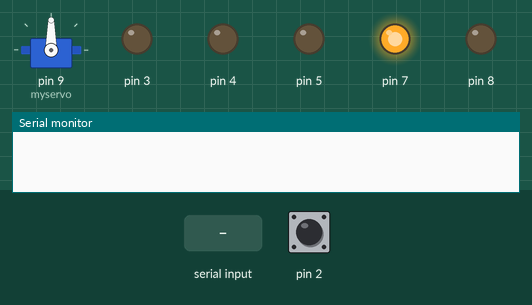
The sketch below on a simulated Arduino Uno, built with avr-gcc and run on an emulated ATmega328P. Shown: servo, output pins drawn as LEDs (lit = HIGH), the last lines printed to the serial monitor. The inputs (shaded band) are chosen by the test bench; at power-on: pin 2 HIGH.

Above: at 1.2 s.
1.3 s: "90,45\n" received over Serial
At 2.1 s:
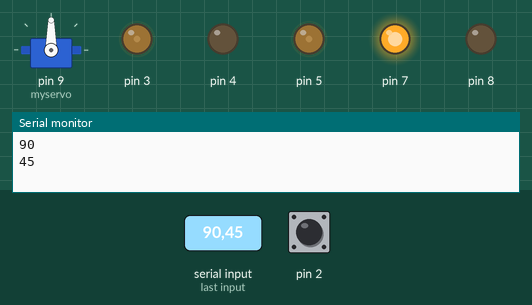
3.8 s: pin 2 pulled LOW for 0.15 s
6.0 s: "30,150\n" received over Serial
At 8.2 s:
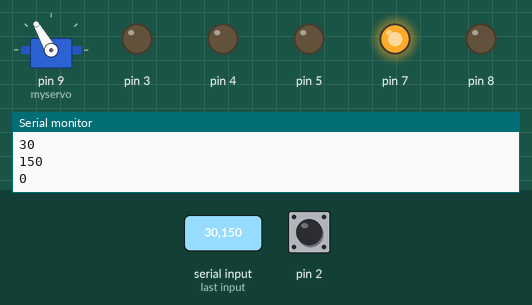
8.5 s: "200\n" received over Serial
At 9.3 s:
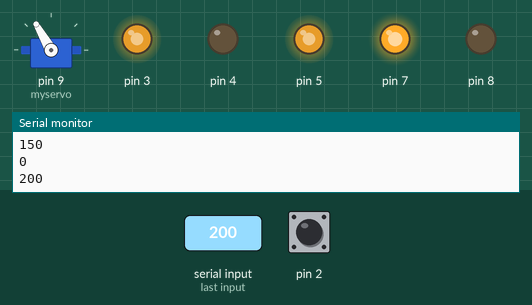
11.0 s: "90\n" received over Serial
At 11.8 s:
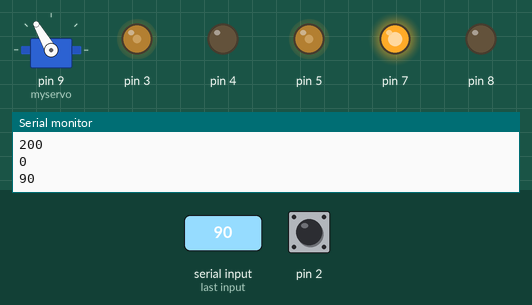
13.5 s: pin 2 pulled LOW for 1 s
At 13.65 s:
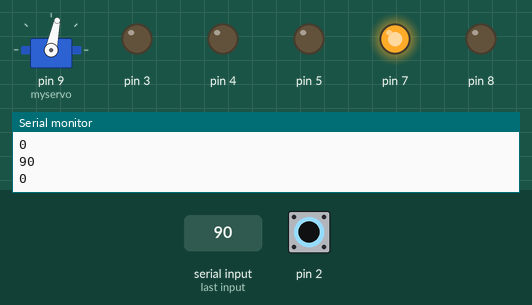
Timing chart, 0 to 16.5 s (numbered marks = the images above; inputs shaded):
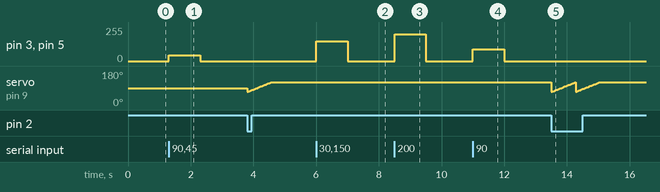

The sketch:

servo_switch_sweep.ino
```cpp
#include <Servo.h>
int val = 255;
Servo myservo;  // create servo object to control a servo
// twelve servo objects can be created on most boards

int pos = 0;    // variable to store the servo position
boolean switchfs, switchbs;

void setup()
{
  // servo
  pinMode(9, OUTPUT);
  myservo.attach(9);  // attaches the servo on pin 9 to the servo object
  pinMode(2, INPUT_PULLUP);
  pinMode(4, OUTPUT);
  digitalWrite(4, LOW);


  // speed control
  pinMode(7, OUTPUT);
  pinMode(5, OUTPUT);
  pinMode(3, OUTPUT);
  pinMode(8, OUTPUT);

  digitalWrite(7, HIGH);
  digitalWrite(8, LOW);

  Serial.begin(9600);
}

void loop()
{
  switchfs = digitalRead(2);


  if (switchfs == LOW)
  {
    for (pos = 70; pos <= 120; pos += 1) // goes from 0 degrees to 180 degrees
    {
      myservo.write(pos);              // tell servo to go to position in variable 'pos'
      delay(15);       // waits 15ms for the servo to reach the position
    }
  }

  if (Serial.available() > 0) {
    val = Serial.parseInt();
    Serial.println(val);
    analogWrite(3, val);
    analogWrite(5, val);
  }

}
```

Measured:
- after the input at 1.3 s, pin 3, pin 5: 0/255 → 45/255 at once, → 0/255 1.0 s later
- after the input at 6.0 s, pin 3, pin 5: 0/255 → 150/255 at once, → 0/255 1.0 s later
- after the input at 8.5 s, pin 3, pin 5: 0/255 → 200/255 at once, → 0/255 1.0 s later
- after the input at 11.0 s, pin 3, pin 5: 0/255 → 90/255 at once, → 0/255 1.0 s later
- after the input at 13.5 s, servo on pin 9 (myservo): ramps from 70° to 120° and jumps back, once every 0.78 s
